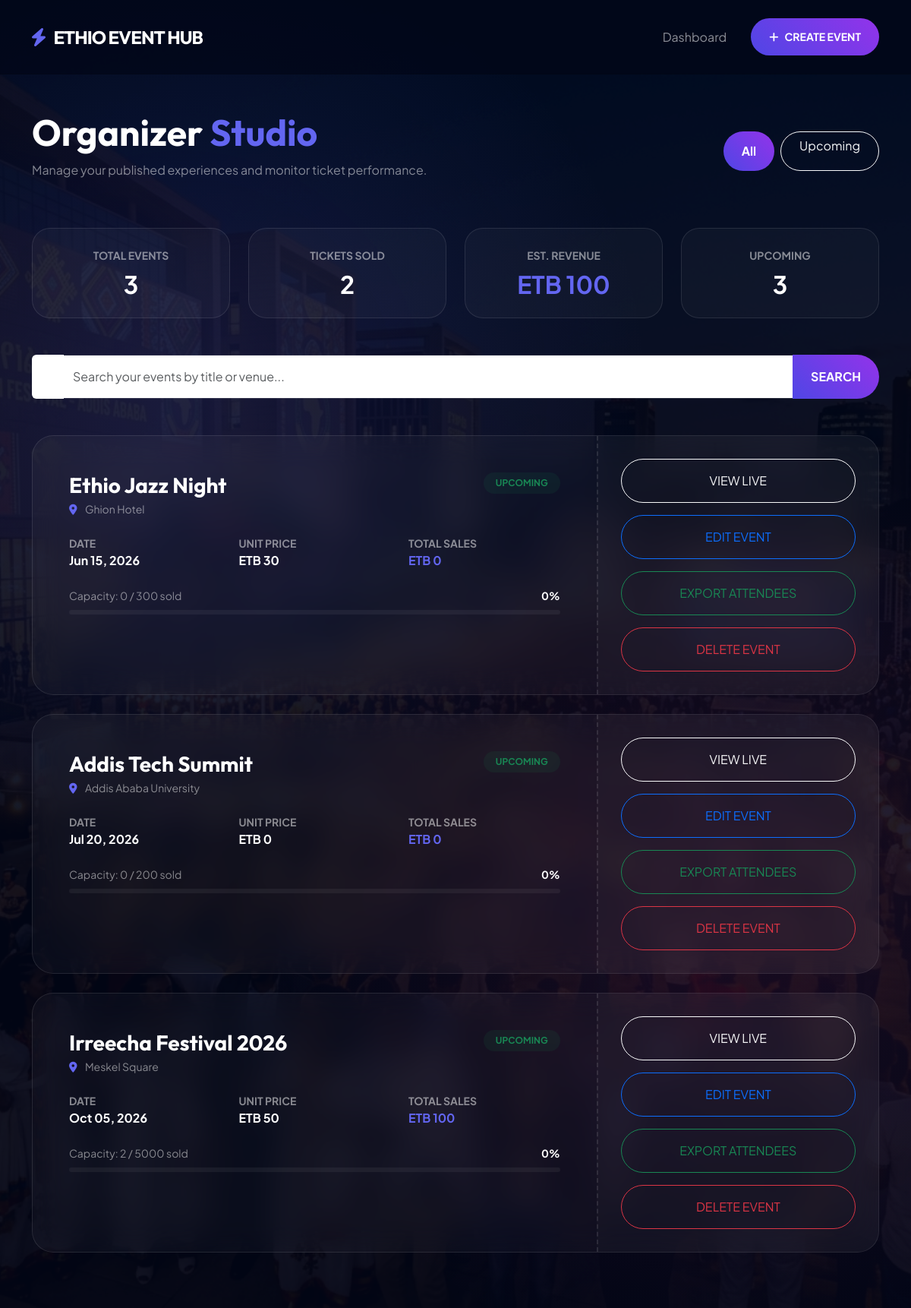
Page /pages/organizer_dashboard.php (signed in) on the committed database.
### tables this page shows
CREATE TABLE events (
    id INT AUTO_INCREMENT PRIMARY KEY,
    organizer_id INT NOT NULL,
    category_id INT NOT NULL,
    title VARCHAR(200) NOT NULL,
    description TEXT,
    event_date DATE NOT NULL,
    venue VARCHAR(200),
    capacity INT DEFAULT 100,
    price DECIMAL(10, 2) DEFAULT 0.00,
    image VARCHAR(255),
    created_at TIMESTAMP DEFAULT CURRENT_TIMESTAMP,
    FOREIGN KEY (organizer_id) REFERENCES users(id) ON DELETE CASCADE,
    FOREIGN KEY (category_id) REFERENCES categories(id) ON DELETE CASCADE
);

### pages/organizer_dashboard.php (the view, shortened to what this page needs)
<?php
$role = $_SESSION['role'] ?? '';
$user_id = (int)$_SESSION['user_id'];
$search = $_GET['search'] ?? '';
$statusFilter = $_GET['status'] ?? 'all';
try {
    $pdo = getDB();
    $query = "
        SELECT e.*,
               (SELECT COUNT(*) FROM bookings WHERE event_id = e.id AND status = 'confirmed') as total_bookings,
               (SELECT COALESCE(SUM(quantity), 0) FROM bookings WHERE event_id = e.id AND status = 'confirmed') as tickets_sold
        FROM events e
    ";
    $params = [];
    if ($role === 'organizer') {
        $query .= " WHERE e.organizer_id = ?";
        $params[] = $user_id;
    } else {
        $query .= " WHERE 1=1";
    }
    $query .= " ORDER BY e.event_date ASC";
    $stmt = $pdo->prepare($query);
    $stmt->execute($params);
    $events = $stmt->fetchAll(PDO::FETCH_ASSOC);
    $totalEvents = count($events);
    $totalSold = array_sum(array_column($events, 'tickets_sold'));
    $totalRevenue = array_sum(array_map(function($e) {
        return $e['tickets_sold'] * $e['price'];
    }, $events));
    $upcomingEvents = count(array_filter($events, function($e) {
        return strtotime($e['event_date']) > time();
    }));
} catch (PDOException $e) {
    error_log("Organizer dashboard error: " . $e->getMessage());
    $events = [];
    $error = "Unable to load your events.";
}
?>
<!DOCTYPE html>
<html lang="en">
<head>
    <link href="https://cdn.jsdelivr.net/npm/bootstrap@5.3.0/dist/css/bootstrap.min.css" rel="stylesheet">
    <link rel="stylesheet" href="https://cdnjs.cloudflare.com/ajax/libs/font-awesome/6.0.0/css/all.min.css">
    <link rel="stylesheet" href="../assets/css/style.css">
</head>
<body>
    <div class="bg-overlay"></div>
    <div class="hero-bg-image" style="opacity: 0.1;"></div>
    <nav class="navbar navbar-expand-lg navbar-dark sticky-top">
        <div class="container">
            <a class="navbar-brand fw-bold" href="../index.php">
                <i class="fas fa-bolt me-2 text-accent"></i> ETHIO EVENT HUB
            </a>
            <div class="collapse navbar-collapse">
                <ul class="navbar-nav ms-auto align-items-center">
                    <li class="nav-item"><a class="nav-link px-3" href="dashboard.php">Dashboard</a></li>
                    <li class="nav-item ms-lg-3"><a class="btn btn-primary btn-sm px-4 rounded-pill" href="create_event.php"><i class="fas fa-plus me-2"></i>CREATE EVENT</a></li>
                </ul>
            </div>
        </div>
    </nav>
    <div class="container py-5">
        <header class="mb-5 d-flex justify-content-between align-items-center flex-wrap gap-4">
            <div>
                <h1 class="display-5 fw-bold text-white mb-2">Organizer <span class="text-accent">Studio</span></h1>
                <p class="text-white-50">Manage your published experiences and monitor ticket performance.</p>
            </div>
            <div class="d-flex gap-2">
                <a href="?status=all" class="btn <?= $statusFilter === 'all' ? 'btn-primary' : 'btn-outline-light border-opacity-25' ?> rounded-pill px-4">All</a>
                <a href="?status=upcoming" class="btn <?= $statusFilter === 'upcoming' ? 'btn-primary' : 'btn-outline-light border-opacity-25' ?> rounded-pill px-4">Upcoming</a>
            </div>
        </header>
        <div class="row g-4 mb-5 animate-fade-in">
            <div class="col-md-3">
                <div class="stat-card">
                    <div class="text-white-50 small fw-bold text-uppercase mb-2">Total Events</div>
                    <div class="h2 text-white fw-bold mb-0"><?= $totalEvents ?></div>
                </div>
            </div>
            <div class="col-md-3">
                <div class="stat-card">
                    <div class="text-white-50 small fw-bold text-uppercase mb-2">Tickets Sold</div>
                    <div class="h2 text-white fw-bold mb-0"><?= number_format($totalSold) ?></div>
                </div>
            </div>
            <div class="col-md-3">
                <div class="stat-card">
                    <div class="text-white-50 small fw-bold text-uppercase mb-2">Est. Revenue</div>
                    <div class="h2 text-accent fw-bold mb-0">ETB <?= number_format($totalRevenue, 0) ?></div>
                </div>
            </div>
            <div class="col-md-3">
                <div class="stat-card">
                    <div class="text-white-50 small fw-bold text-uppercase mb-2">Upcoming</div>
                    <div class="h2 text-white fw-bold mb-0"><?= $upcomingEvents ?></div>
                </div>
            </div>
        </div>
        <form method="GET" class="mb-5 animate-fade-in">
            <div class="input-group">
                <span class="input-group-text bg-white bg-opacity-5 border-white border-opacity-10 text-white-50"><i class="fas fa-search"></i></span>
                <input type="text" name="search" class="form-control bg-white bg-opacity-5 border-white border-opacity-10 text-white py-3" placeholder="Search your events by title or venue..." value="<?= htmlspecialchars($search) ?>">
                <button type="submit" class="btn btn-primary px-4">SEARCH</button>
            </div>
        </form>
        <?php if (empty($events)): ?>
            <div class="stat-card p-5 text-center">
                <i class="fas fa-calendar-times fa-4x text-accent opacity-25 mb-4"></i>
                <h3 class="text-white fw-bold">No events matching your filters</h3>
                <p class="text-white-50 mb-4">Launch a new experience to start selling tickets.</p>
                <a href="create_event.php" class="btn btn-primary px-5 rounded-pill shadow-lg">LAUNCH NEW EVENT</a>
            </div>
        <?php else: foreach ($events as $event):
            $soldPercentage = $event['capacity'] > 0 ? ($event['tickets_sold'] / $event['capacity']) * 100 : 0;
            $isUpcoming = strtotime($event['event_date']) > time();
        ?>
            <div class="event-card animate-fade-in">
                <div class="row g-0">
                    <div class="col-md-8 p-4 p-md-5">
                        <div class="d-flex justify-content-between align-items-start mb-4">
                            <div>
                                <h3 class="text-white fw-bold mb-1"><?= htmlspecialchars($event['title']) ?></h3>
                                <p class="text-white-50 small mb-0"><i class="fas fa-map-marker-alt me-2 text-accent"></i> <?= htmlspecialchars($event['venue']) ?></p>
                            </div>
                            <span class="badge <?= $isUpcoming ? 'bg-success' : 'bg-secondary' ?> bg-opacity-10 text-<?= $isUpcoming ? 'success' : 'secondary' ?> px-3 py-2 rounded-pill"><?= $isUpcoming ? 'UPCOMING' : 'PAST' ?></span>
                        </div>
                        <div class="row g-4 mb-4">
                            <div class="col-6 col-md-4">
                                <div class="text-white-50 small fw-bold text-uppercase">Date</div>
                                <div class="text-white fw-bold"><?= date('M d, Y', strtotime($event['event_date'])) ?></div>
                            </div>
                            <div class="col-6 col-md-4">
                                <div class="text-white-50 small fw-bold text-uppercase">Unit Price</div>
                                <div class="text-white fw-bold">ETB <?= number_format($event['price'], 0) ?></div>
                            </div>
                            <div class="col-12 col-md-4">
                                <div class="text-white-50 small fw-bold text-uppercase">Total Sales</div>
                                <div class="text-accent fw-bold">ETB <?= number_format($event['tickets_sold'] * $event['price'], 0) ?></div>
                            </div>
                        </div>
                        <div class="mt-4">
                            <div class="d-flex justify-content-between text-white-50 small mb-2">
                                <span>Capacity: <?= $event['tickets_sold'] ?> / <?= $event['capacity'] ?> sold</span>
                                <span class="fw-bold text-white"><?= round($soldPercentage) ?>%</span>
                            </div>
                            <div class="capacity-track">
                            </div>
                        </div>
                    </div>
                    <div class="col-md-4 action-side">
                        <div class="d-grid gap-3">
                            <a href="event_details.php?id=<?= $event['id'] ?>" class="btn btn-outline-light py-3 rounded-pill border-opacity-10">VIEW LIVE</a>
                            <a href="edit_event.php?id=<?= $event['id'] ?>" class="btn btn-outline-primary py-3 rounded-pill">EDIT EVENT</a>
                            <a href="export_attendees.php?event_id=<?= $event['id'] ?>" class="btn btn-outline-success py-3 rounded-pill border-opacity-10">EXPORT ATTENDEES</a>
                            <?php if ($isUpcoming): ?>
                                <button onclick="confirmDelete(<?= $event['id'] ?>, '<?= htmlspecialchars($event['title']) ?>')" class="btn btn-outline-danger py-3 rounded-pill border-opacity-10">DELETE EVENT</button>
                            <?php endif; ?>
                        </div>
                    </div>
                </div>
            </div>
        <?php endforeach; endif; ?>
    </div>
</body>
</html>

### assets/css/style.css (style rules this page uses)
:root { --primary: #0f172a; --accent: #6366f1; --accent-light: #a5b4fc; --secondary: #ec4899; --bg-color: #f8fafc; --text-color: #0f172a; --card-bg: rgba(255, 255, 255, 0.8); --nav-bg: rgba(255, 255, 255, 0.8); --glass: rgba(255, 255, 255, 0.5); --glass-border: rgba(0, 0, 0, 0.1); }
body { background: var(--bg-color); color: var(--text-color); font-family: 'Plus Jakarta Sans', sans-serif; overflow-x: hidden; transition: background 0.4s ease, color 0.4s ease; }
.bg-overlay { position: fixed; top: 0; left: 0; width: 100%; height: 100%; background: radial-gradient(circle at 20% 30%, rgba(99, 102, 241, 0.15) 0%, transparent 40%), radial-gradient(circle at 80% 70%, rgba(236, 72, 153, 0.1) 0%, transparent 40%); z-index: -1; }
.hero-bg-image { position: fixed; top: 0; left: 0; width: 100%; height: 100%; background-image: url('../images/hero.png'); background-size: cover; background-position: center; opacity: 0.3; filter: saturate(1.2) brightness(0.8); z-index: -2; }
h1, h2, h3, .navbar-brand { font-family: 'Outfit', sans-serif; }
.animate-fade-in { animation: fadeIn 1s ease forwards; }
.navbar { background: rgba(2, 6, 23, 0.7) !important; -webkit-backdrop-filter: var(--glass-blur); backdrop-filter: var(--glass-blur); border-bottom: 1px solid var(--glass-border); padding: 1.5rem 0; }
.navbar-brand { font-size: 1.5rem; letter-spacing: -1px; }
.btn-primary { background: linear-gradient(45deg, #4f46e5, #9333ea); border: none; border-radius: 100px; padding: 14px 40px; font-weight: 700; transition: all 0.3s ease; }
.event-card { transition: all 0.4s cubic-bezier(0.4, 0, 0.2, 1); }
.text-accent { color: var(--accent) !important; }

### pages/organizer_dashboard.php (style rules this page uses)
body { background: #020617; }
.stat-card { background: rgba(255, 255, 255, 0.03); backdrop-filter: blur(20px); border: 1px solid rgba(255, 255, 255, 0.1); border-radius: 24px; padding: 25px; text-align: center; transition: all 0.3s; }
.event-card { background: rgba(255, 255, 255, 0.03); backdrop-filter: blur(20px); border: 1px solid rgba(255, 255, 255, 0.1); border-radius: 28px; overflow: hidden; margin-bottom: 25px; transition: all 0.3s; }
.capacity-track { height: 6px; background: rgba(255, 255, 255, 0.05); border-radius: 10px; overflow: hidden; }
.action-side { background: rgba(255, 255, 255, 0.02); border-left: 2px dashed rgba(255, 255, 255, 0.1); padding: 30px; display: flex; flex-direction: column; justify-content: center; }

### rows in the picture
events: title "Ethio Jazz Night", venue "Ghion Hotel", shows "UPCOMING", event_date "Jun 15, 2026", price "30", price "0", tickets_sold "0", capacity "300", soldPercentage "0"
events: title "Addis Tech Summit", venue "Addis Ababa University", shows "UPCOMING", event_date "Jul 20, 2026", price "0", tickets_sold "0", capacity "200", soldPercentage "0"
events: title "Irreecha Festival 2026", venue "Meskel Square", shows "UPCOMING", event_date "Oct 05, 2026", price "50", price "100", tickets_sold "2", capacity "5000", soldPercentage "0"

### other values in the picture
$totalEvents "3"
$totalSold "2"
$totalRevenue "100"
$upcomingEvents "3"
